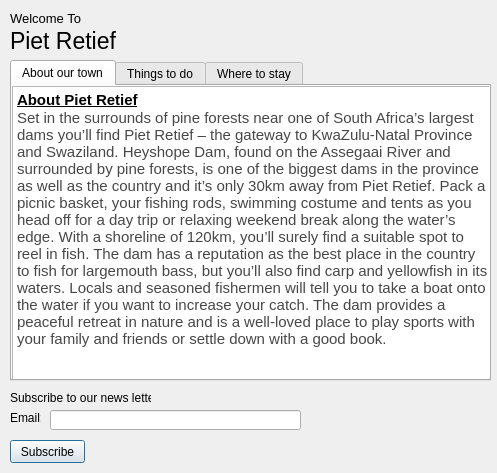
<?xml version="1.0" encoding="UTF-8"?>
<ui version="4.0">
 <class>Dialog</class>
 <widget class="QDialog" name="Dialog">
  <property name="geometry">
   <rect>
    <x>0</x>
    <y>0</y>
    <width>497</width>
    <height>473</height>
   </rect>
  </property>
  <property name="windowTitle">
   <string>Dialog</string>
  </property>
  <widget class="QLabel" name="labelWelcomeTo">
   <property name="geometry">
    <rect>
     <x>10</x>
     <y>10</y>
     <width>71</width>
     <height>16</height>
    </rect>
   </property>
   <property name="font">
    <font>
     <pointsize>10</pointsize>
    </font>
   </property>
   <property name="text">
    <string>Welcome To</string>
   </property>
  </widget>
  <widget class="QLabel" name="labelPietRetief">
   <property name="geometry">
    <rect>
     <x>10</x>
     <y>30</y>
     <width>141</width>
     <height>21</height>
    </rect>
   </property>
   <property name="font">
    <font>
     <pointsize>17</pointsize>
    </font>
   </property>
   <property name="text">
    <string>Piet Retief</string>
   </property>
  </widget>
  <widget class="QLabel" name="labelSubscribeTo">
   <property name="geometry">
    <rect>
     <x>10</x>
     <y>390</y>
     <width>141</width>
     <height>16</height>
    </rect>
   </property>
   <property name="text">
    <string>Subscribe to our news letter</string>
   </property>
  </widget>
  <widget class="QLabel" name="labelEmail">
   <property name="geometry">
    <rect>
     <x>10</x>
     <y>410</y>
     <width>31</width>
     <height>16</height>
    </rect>
   </property>
   <property name="text">
    <string>Email:</string>
   </property>
  </widget>
  <widget class="QLineEdit" name="lineEmailAddress">
   <property name="geometry">
    <rect>
     <x>50</x>
     <y>410</y>
     <width>251</width>
     <height>20</height>
    </rect>
   </property>
  </widget>
  <widget class="QPushButton" name="buttonSubscribe">
   <property name="geometry">
    <rect>
     <x>10</x>
     <y>440</y>
     <width>75</width>
     <height>23</height>
    </rect>
   </property>
   <property name="text">
    <string>Subscribe</string>
   </property>
  </widget>
  <widget class="QTabWidget" name="tabInformation">
   <property name="geometry">
    <rect>
     <x>10</x>
     <y>60</y>
     <width>481</width>
     <height>321</height>
    </rect>
   </property>
   <property name="currentIndex">
    <number>0</number>
   </property>
   <widget class="QWidget" name="tab">
    <attribute name="title">
     <string>About our town</string>
    </attribute>
    <widget class="QTextBrowser" name="textBrowser">
     <property name="geometry">
      <rect>
       <x>0</x>
       <y>0</y>
       <width>481</width>
       <height>301</height>
      </rect>
     </property>
     <property name="html">
      <string>&lt;!DOCTYPE HTML PUBLIC &quot;-//W3C//DTD HTML 4.0//EN&quot; &quot;http://www.w3.org/TR/REC-html40/strict.dtd&quot;&gt;
&lt;html&gt;&lt;head&gt;&lt;meta name=&quot;qrichtext&quot; content=&quot;1&quot; /&gt;&lt;style type=&quot;text/css&quot;&gt;
p, li { white-space: pre-wrap; }
&lt;/style&gt;&lt;/head&gt;&lt;body style=&quot; font-family:'MS Shell Dlg 2'; font-size:8.25pt; font-weight:400; font-style:normal;&quot;&gt;
&lt;p style=&quot; margin-top:0px; margin-bottom:0px; margin-left:0px; margin-right:0px; -qt-block-indent:0; text-indent:0px;&quot;&gt;&lt;span style=&quot; font-size:11pt; font-weight:600; text-decoration: underline;&quot;&gt;About Piet Retief&lt;/span&gt;&lt;/p&gt;
&lt;p style=&quot; margin-top:0px; margin-bottom:0px; margin-left:0px; margin-right:0px; -qt-block-indent:0; text-indent:0px;&quot;&gt;&lt;span style=&quot; font-family:'Century Gothic,sans-serif'; font-size:11pt; font-weight:296; color:#474747; background-color:#ffffff;&quot;&gt;Set in the surrounds of pine forests near one of South Africa’s largest dams you’ll find Piet Retief – the gateway to KwaZulu-Natal Province and Swaziland. Heyshope Dam, found on the Assegaai River and surrounded by pine forests, is one of the biggest dams in the province as well as the country and it’s only 30km away from Piet Retief. Pack a picnic basket, your fishing rods, swimming costume and tents as you head off for a day trip or relaxing weekend break along the water’s edge. With a shoreline of 120km, you’ll surely find a suitable spot to reel in fish. The dam has a reputation as the best place in the country to fish for largemouth bass, but you’ll also find carp and yellowfish in its waters. Locals and seasoned fishermen will tell you to take a boat onto the water if you want to increase your catch. The dam provides a peaceful retreat in nature and is a well-loved place to play sports with your family and friends or settle down with a good book.&lt;/span&gt;&lt;/p&gt;&lt;/body&gt;&lt;/html&gt;</string>
     </property>
    </widget>
   </widget>
   <widget class="QWidget" name="tab_2">
    <attribute name="title">
     <string>Things to do</string>
    </attribute>
    <widget class="QTextBrowser" name="textBrowser_2">
     <property name="geometry">
      <rect>
       <x>0</x>
       <y>0</y>
       <width>481</width>
       <height>271</height>
      </rect>
     </property>
     <property name="html">
      <string>&lt;!DOCTYPE HTML PUBLIC &quot;-//W3C//DTD HTML 4.0//EN&quot; &quot;http://www.w3.org/TR/REC-html40/strict.dtd&quot;&gt;
&lt;html&gt;&lt;head&gt;&lt;meta name=&quot;qrichtext&quot; content=&quot;1&quot; /&gt;&lt;style type=&quot;text/css&quot;&gt;
p, li { white-space: pre-wrap; }
&lt;/style&gt;&lt;/head&gt;&lt;body style=&quot; font-family:'MS Shell Dlg 2'; font-size:8.25pt; font-weight:400; font-style:normal;&quot;&gt;
&lt;p style=&quot; margin-top:0px; margin-bottom:0px; margin-left:0px; margin-right:0px; -qt-block-indent:0; text-indent:0px;&quot;&gt;&lt;span style=&quot; font-size:14pt;&quot;&gt;- Fishing - Heyshope Dam&lt;/span&gt;&lt;/p&gt;
&lt;p style=&quot; margin-top:0px; margin-bottom:0px; margin-left:0px; margin-right:0px; -qt-block-indent:0; text-indent:0px;&quot;&gt;&lt;span style=&quot; font-size:14pt;&quot;&gt;- Grey Rhebok Hiking Trails&lt;/span&gt;&lt;/p&gt;
&lt;p style=&quot; margin-top:0px; margin-bottom:0px; margin-left:0px; margin-right:0px; -qt-block-indent:0; text-indent:0px;&quot;&gt;&lt;span style=&quot; font-size:14pt;&quot;&gt;- Mountain Biking&lt;/span&gt;&lt;/p&gt;
&lt;p style=&quot; margin-top:0px; margin-bottom:0px; margin-left:0px; margin-right:0px; -qt-block-indent:0; text-indent:0px;&quot;&gt;&lt;span style=&quot; font-size:14pt;&quot;&gt;- Restaurants&lt;/span&gt;&lt;/p&gt;
&lt;p style=&quot; margin-top:0px; margin-bottom:0px; margin-left:0px; margin-right:0px; -qt-block-indent:0; text-indent:0px;&quot;&gt;&lt;span style=&quot; font-size:14pt;&quot;&gt;- Play Golf&lt;/span&gt;&lt;/p&gt;
&lt;p style=&quot;-qt-paragraph-type:empty; margin-top:0px; margin-bottom:0px; margin-left:0px; margin-right:0px; -qt-block-indent:0; text-indent:0px; font-size:8pt;&quot;&gt;&lt;br /&gt;&lt;/p&gt;&lt;/body&gt;&lt;/html&gt;</string>
     </property>
    </widget>
   </widget>
   <widget class="QWidget" name="tab_3">
    <attribute name="title">
     <string>Where to stay</string>
    </attribute>
    <widget class="QTextBrowser" name="textBrowser_3">
     <property name="geometry">
      <rect>
       <x>0</x>
       <y>0</y>
       <width>481</width>
       <height>271</height>
      </rect>
     </property>
     <property name="html">
      <string>&lt;!DOCTYPE HTML PUBLIC &quot;-//W3C//DTD HTML 4.0//EN&quot; &quot;http://www.w3.org/TR/REC-html40/strict.dtd&quot;&gt;
&lt;html&gt;&lt;head&gt;&lt;meta name=&quot;qrichtext&quot; content=&quot;1&quot; /&gt;&lt;style type=&quot;text/css&quot;&gt;
p, li { white-space: pre-wrap; }
&lt;/style&gt;&lt;/head&gt;&lt;body style=&quot; font-family:'MS Shell Dlg 2'; font-size:8.25pt; font-weight:400; font-style:normal;&quot;&gt;
&lt;p style=&quot; margin-top:0px; margin-bottom:0px; margin-left:0px; margin-right:0px; -qt-block-indent:0; text-indent:0px;&quot;&gt;&lt;span style=&quot; font-size:14pt;&quot;&gt;- LA Guest house&lt;/span&gt;&lt;/p&gt;
&lt;p style=&quot; margin-top:0px; margin-bottom:0px; margin-left:0px; margin-right:0px; -qt-block-indent:0; text-indent:0px;&quot;&gt;&lt;span style=&quot; font-size:14pt;&quot;&gt;- Vredenhoff Bed &amp;amp; Breakfast&lt;/span&gt;&lt;/p&gt;
&lt;p style=&quot; margin-top:0px; margin-bottom:0px; margin-left:0px; margin-right:0px; -qt-block-indent:0; text-indent:0px;&quot;&gt;&lt;span style=&quot; font-size:14pt;&quot;&gt;- B @ Home Guest House&lt;/span&gt;&lt;/p&gt;
&lt;p style=&quot; margin-top:0px; margin-bottom:0px; margin-left:0px; margin-right:0px; -qt-block-indent:0; text-indent:0px;&quot;&gt;&lt;span style=&quot; font-size:14pt;&quot;&gt;- De Loft Guesthouse&lt;/span&gt;&lt;/p&gt;
&lt;p style=&quot; margin-top:0px; margin-bottom:0px; margin-left:0px; margin-right:0px; -qt-block-indent:0; text-indent:0px;&quot;&gt;&lt;span style=&quot; font-size:14pt;&quot;&gt;- Welgekozen Country Lodge&lt;/span&gt;&lt;/p&gt;&lt;/body&gt;&lt;/html&gt;</string>
     </property>
    </widget>
   </widget>
  </widget>
  <widget class="QLabel" name="labelConfirmation">
   <property name="geometry">
    <rect>
     <x>100</x>
     <y>440</y>
     <width>391</width>
     <height>16</height>
    </rect>
   </property>
   <property name="text">
    <string/>
   </property>
  </widget>
 </widget>
 <resources/>
 <connections/>
</ui>
